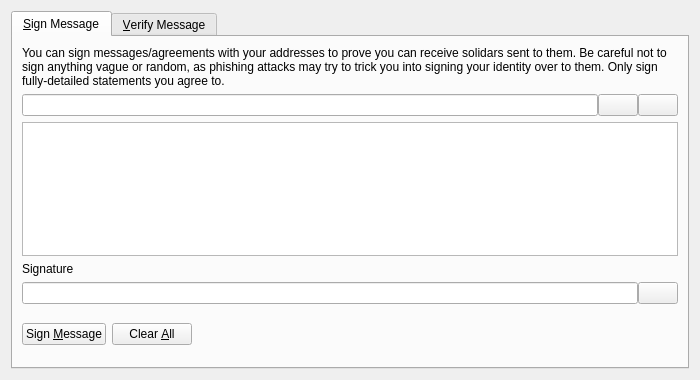
<?xml version="1.0" encoding="UTF-8"?>
<ui version="4.0">
 <class>SignVerifyMessageDialog</class>
 <widget class="QDialog" name="SignVerifyMessageDialog">
  <property name="geometry">
   <rect>
    <x>0</x>
    <y>0</y>
    <width>700</width>
    <height>380</height>
   </rect>
  </property>
  <property name="windowTitle">
   <string>Signatures - Sign / Verify a Message</string>
  </property>
  <property name="modal">
   <bool>true</bool>
  </property>
  <layout class="QVBoxLayout" name="verticalLayout">
   <item>
    <widget class="QTabWidget" name="tabWidget">
     <property name="currentIndex">
      <number>0</number>
     </property>
     <widget class="QWidget" name="tabSignMessage">
      <attribute name="title">
       <string>&amp;Sign Message</string>
      </attribute>
      <layout class="QVBoxLayout" name="verticalLayout_SM">
       <item>
        <widget class="QLabel" name="infoLabel_SM">
         <property name="text">
          <string>You can sign messages/agreements with your addresses to prove you can receive solidars sent to them. Be careful not to sign anything vague or random, as phishing attacks may try to trick you into signing your identity over to them. Only sign fully-detailed statements you agree to.</string>
         </property>
         <property name="textFormat">
          <enum>Qt::PlainText</enum>
         </property>
         <property name="wordWrap">
          <bool>true</bool>
         </property>
        </widget>
       </item>
       <item>
        <layout class="QHBoxLayout" name="horizontalLayout_1_SM">
         <property name="spacing">
          <number>0</number>
         </property>
         <item>
          <widget class="QValidatedLineEdit" name="addressIn_SM">
           <property name="toolTip">
            <string>The Solidar address to sign the message with</string>
           </property>
          </widget>
         </item>
         <item>
          <widget class="QPushButton" name="addressBookButton_SM">
           <property name="toolTip">
            <string>Choose previously used address</string>
           </property>
           <property name="text">
            <string/>
           </property>
           <property name="icon">
            <iconset resource="../solidar.qrc">
             <normaloff>:/icons/address-book</normaloff>:/icons/address-book</iconset>
           </property>
           <property name="shortcut">
            <string>Alt+A</string>
           </property>
           <property name="autoDefault">
            <bool>false</bool>
           </property>
          </widget>
         </item>
         <item>
          <widget class="QPushButton" name="pasteButton_SM">
           <property name="toolTip">
            <string>Paste address from clipboard</string>
           </property>
           <property name="text">
            <string/>
           </property>
           <property name="icon">
            <iconset resource="../solidar.qrc">
             <normaloff>:/icons/editpaste</normaloff>:/icons/editpaste</iconset>
           </property>
           <property name="shortcut">
            <string>Alt+P</string>
           </property>
           <property name="autoDefault">
            <bool>false</bool>
           </property>
          </widget>
         </item>
        </layout>
       </item>
       <item>
        <widget class="QPlainTextEdit" name="messageIn_SM">
         <property name="toolTip">
          <string>Enter the message you want to sign here</string>
         </property>
        </widget>
       </item>
       <item>
        <widget class="QLabel" name="signatureLabel_SM">
         <property name="text">
          <string>Signature</string>
         </property>
         <property name="textFormat">
          <enum>Qt::PlainText</enum>
         </property>
        </widget>
       </item>
       <item>
        <layout class="QHBoxLayout" name="horizontalLayout_2_SM">
         <property name="spacing">
          <number>0</number>
         </property>
         <item>
          <widget class="QLineEdit" name="signatureOut_SM">
           <property name="font">
            <font>
             <italic>true</italic>
            </font>
           </property>
           <property name="readOnly">
            <bool>true</bool>
           </property>
          </widget>
         </item>
         <item>
          <widget class="QPushButton" name="copySignatureButton_SM">
           <property name="toolTip">
            <string>Copy the current signature to the system clipboard</string>
           </property>
           <property name="text">
            <string/>
           </property>
           <property name="icon">
            <iconset resource="../solidar.qrc">
             <normaloff>:/icons/editcopy</normaloff>:/icons/editcopy</iconset>
           </property>
           <property name="autoDefault">
            <bool>false</bool>
           </property>
          </widget>
         </item>
        </layout>
       </item>
       <item>
        <layout class="QHBoxLayout" name="horizontalLayout_3_SM">
         <item>
          <widget class="QPushButton" name="signMessageButton_SM">
           <property name="toolTip">
            <string>Sign the message to prove you own this Solidar address</string>
           </property>
           <property name="text">
            <string>Sign &amp;Message</string>
           </property>
           <property name="icon">
            <iconset resource="../solidar.qrc">
             <normaloff>:/icons/edit</normaloff>:/icons/edit</iconset>
           </property>
           <property name="autoDefault">
            <bool>false</bool>
           </property>
          </widget>
         </item>
         <item>
          <widget class="QPushButton" name="clearButton_SM">
           <property name="toolTip">
            <string>Reset all sign message fields</string>
           </property>
           <property name="text">
            <string>Clear &amp;All</string>
           </property>
           <property name="icon">
            <iconset resource="../solidar.qrc">
             <normaloff>:/icons/remove</normaloff>:/icons/remove</iconset>
           </property>
           <property name="autoDefault">
            <bool>false</bool>
           </property>
          </widget>
         </item>
         <item>
          <spacer name="horizontalSpacer_1_SM">
           <property name="orientation">
            <enum>Qt::Horizontal</enum>
           </property>
           <property name="sizeHint" stdset="0">
            <size>
             <width>40</width>
             <height>48</height>
            </size>
           </property>
          </spacer>
         </item>
         <item>
          <widget class="QLabel" name="statusLabel_SM">
           <property name="font">
            <font>
             <weight>75</weight>
             <bold>true</bold>
            </font>
           </property>
           <property name="text">
            <string/>
           </property>
           <property name="wordWrap">
            <bool>true</bool>
           </property>
          </widget>
         </item>
         <item>
          <spacer name="horizontalSpacer_2_SM">
           <property name="orientation">
            <enum>Qt::Horizontal</enum>
           </property>
           <property name="sizeHint" stdset="0">
            <size>
             <width>40</width>
             <height>48</height>
            </size>
           </property>
          </spacer>
         </item>
        </layout>
       </item>
      </layout>
     </widget>
     <widget class="QWidget" name="tabVerifyMessage">
      <attribute name="title">
       <string>&amp;Verify Message</string>
      </attribute>
      <layout class="QVBoxLayout" name="verticalLayout_VM">
       <item>
        <widget class="QLabel" name="infoLabel_VM">
         <property name="text">
          <string>Enter the receiver's address, message (ensure you copy line breaks, spaces, tabs, etc. exactly) and signature below to verify the message. Be careful not to read more into the signature than what is in the signed message itself, to avoid being tricked by a man-in-the-middle attack. Note that this only proves the signing party receives with the address, it cannot prove sendership of any transaction!</string>
         </property>
         <property name="textFormat">
          <enum>Qt::PlainText</enum>
         </property>
         <property name="alignment">
          <set>Qt::AlignLeading|Qt::AlignLeft|Qt::AlignTop</set>
         </property>
         <property name="wordWrap">
          <bool>true</bool>
         </property>
        </widget>
       </item>
       <item>
        <layout class="QHBoxLayout" name="horizontalLayout_1_VM">
         <property name="spacing">
          <number>0</number>
         </property>
         <item>
          <widget class="QValidatedLineEdit" name="addressIn_VM">
           <property name="toolTip">
            <string>The Solidar address the message was signed with</string>
           </property>
          </widget>
         </item>
         <item>
          <widget class="QPushButton" name="addressBookButton_VM">
           <property name="toolTip">
            <string>Choose previously used address</string>
           </property>
           <property name="text">
            <string/>
           </property>
           <property name="icon">
            <iconset resource="../solidar.qrc">
             <normaloff>:/icons/address-book</normaloff>:/icons/address-book</iconset>
           </property>
           <property name="shortcut">
            <string>Alt+A</string>
           </property>
           <property name="autoDefault">
            <bool>false</bool>
           </property>
          </widget>
         </item>
        </layout>
       </item>
       <item>
        <widget class="QPlainTextEdit" name="messageIn_VM"/>
       </item>
       <item>
        <widget class="QValidatedLineEdit" name="signatureIn_VM"/>
       </item>
       <item>
        <layout class="QHBoxLayout" name="horizontalLayout_2_VM">
         <item>
          <widget class="QPushButton" name="verifyMessageButton_VM">
           <property name="toolTip">
            <string>Verify the message to ensure it was signed with the specified Solidar address</string>
           </property>
           <property name="text">
            <string>Verify &amp;Message</string>
           </property>
           <property name="icon">
            <iconset resource="../solidar.qrc">
             <normaloff>:/icons/transaction_0</normaloff>:/icons/transaction_0</iconset>
           </property>
           <property name="autoDefault">
            <bool>false</bool>
           </property>
          </widget>
         </item>
         <item>
          <widget class="QPushButton" name="clearButton_VM">
           <property name="toolTip">
            <string>Reset all verify message fields</string>
           </property>
           <property name="text">
            <string>Clear &amp;All</string>
           </property>
           <property name="icon">
            <iconset resource="../solidar.qrc">
             <normaloff>:/icons/remove</normaloff>:/icons/remove</iconset>
           </property>
           <property name="autoDefault">
            <bool>false</bool>
           </property>
          </widget>
         </item>
         <item>
          <spacer name="horizontalSpacer_1_VM">
           <property name="orientation">
            <enum>Qt::Horizontal</enum>
           </property>
           <property name="sizeHint" stdset="0">
            <size>
             <width>40</width>
             <height>48</height>
            </size>
           </property>
          </spacer>
         </item>
         <item>
          <widget class="QLabel" name="statusLabel_VM">
           <property name="font">
            <font>
             <weight>75</weight>
             <bold>true</bold>
            </font>
           </property>
           <property name="text">
            <string/>
           </property>
           <property name="wordWrap">
            <bool>true</bool>
           </property>
          </widget>
         </item>
         <item>
          <spacer name="horizontalSpacer_2_VM">
           <property name="orientation">
            <enum>Qt::Horizontal</enum>
           </property>
           <property name="sizeHint" stdset="0">
            <size>
             <width>40</width>
             <height>48</height>
            </size>
           </property>
          </spacer>
         </item>
        </layout>
       </item>
      </layout>
     </widget>
    </widget>
   </item>
  </layout>
 </widget>
 <customwidgets>
  <customwidget>
   <class>QValidatedLineEdit</class>
   <extends>QLineEdit</extends>
   <header>qvalidatedlineedit.h</header>
  </customwidget>
 </customwidgets>
 <resources>
  <include location="../solidar.qrc"/>
 </resources>
 <connections/>
</ui>
